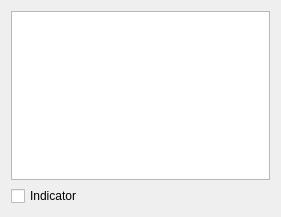
<?xml version="1.0" encoding="UTF-8"?>
<ui version="4.0">
 <class>Dialog</class>
 <widget class="QDialog" name="Dialog">
  <property name="geometry">
   <rect>
    <x>0</x>
    <y>0</y>
    <width>281</width>
    <height>217</height>
   </rect>
  </property>
  <property name="windowTitle">
   <string>Редактор</string>
  </property>
  <layout class="QGridLayout" name="gridLayout">
   <item row="0" column="0">
    <widget class="QPlainTextEdit" name="plainTextEdit"/>
   </item>
   <item row="1" column="0">
    <widget class="QCheckBox" name="checkBox">
     <property name="text">
      <string>Indicator</string>
     </property>
    </widget>
   </item>
  </layout>
 </widget>
 <resources/>
 <connections/>
</ui>
